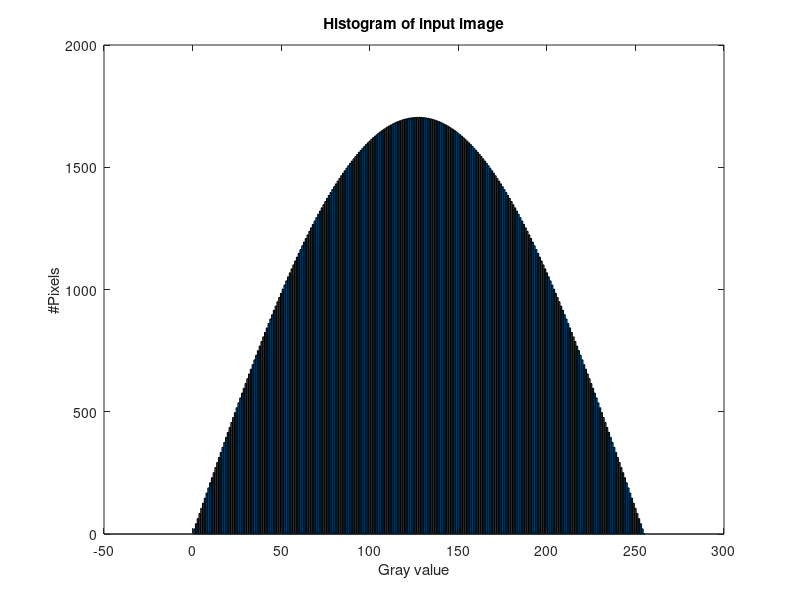
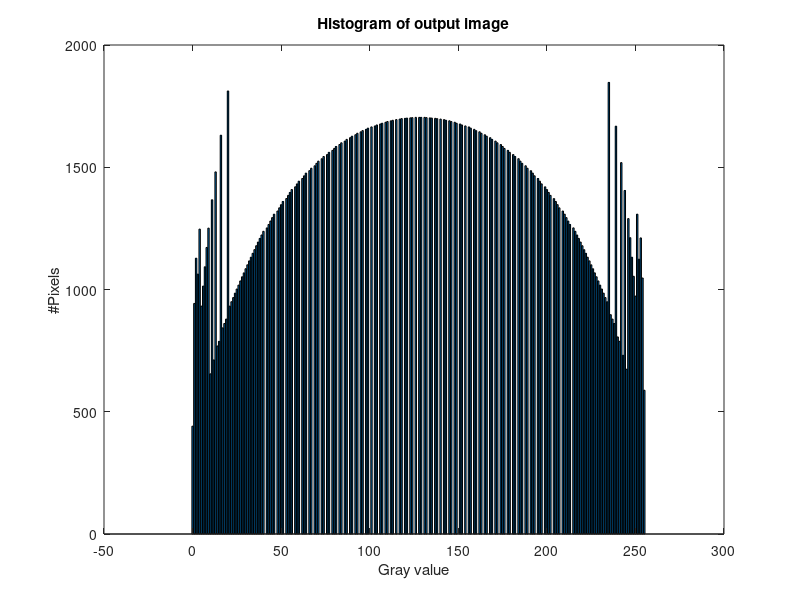

These figures' MATLAB source, in order:
clear;
close all;
clc;

%get L, total number of gray levels, 8 bits
L = 2^8; % 256 grey levels, so it needs to be divided into 256 bins

% H(D)=1704sin(πD/ 255)
x=0:(L-1);
y = 1704*sin(pi*x/255);
bar(x,y);
xlabel('Gray value');
ylabel('#Pixels');
title("Histogram of input image");

% get N, total number of pixels
h = @(x) 1704*sin(pi*x/255);
N = round(integral(h,0,255));

% get each gray level #pixels
n = zeros(1,L);
for i =1:L
    n(i) = round(1704*sin(pi*(i-1)/255));
    %fprintf("i: %d, %d\n",i-1,n(i));
end

% Applying the transforamtion
t = zeros(1,L);
t(1)=n(1);
for i = 2:L
    t(i)=n(i)+t(i-1);
end

s =zeros(1,L);
for i = 1:L
    p = t(i)/N;
    index = round(p*(L-1));
    s(index+1)=s(index+1)+1;
end

% Build output histogram
S =zeros(1,L);
last = 1;
for i=1:L
    num_items = s(i);
    sum = 0;
    if(num_items~=0)
        for j = last:(last+num_items-1)
            sum=sum+n(j);
        end
        S(i) =sum;
    end
    last= last+num_items;
end

figure;
bar(x,S);
xlabel('Gray value');
ylabel('#Pixels');
title("Histogram of output image");